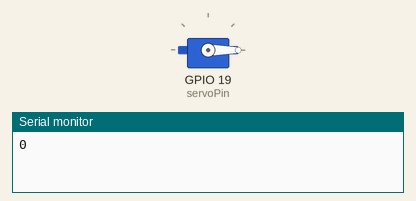
Simulated run of this sketch. Board: ESP32. On the bench: servo, the last lines printed to the serial monitor.

Above: at 0.05 s.
At 3.0 s:
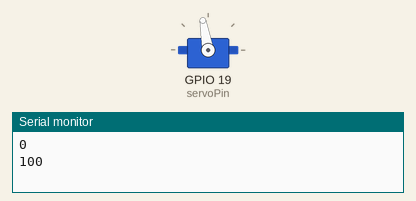
At 6.0 s:
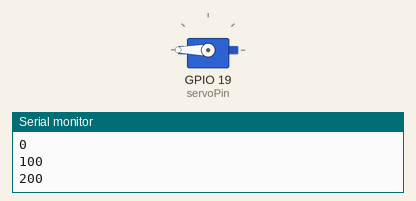
Timing chart, 0 to 7.8 s (numbered marks = the images above):
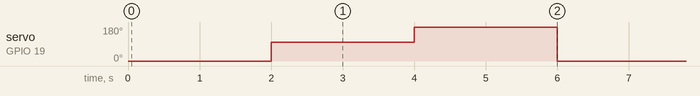

Measured:
- by itself, servo on GPIO 19 (servoPin): repeats every 6.0 s: 180° 2.0 s, 0° 2.0 s, 100° 2.0 s

The sketch:

ESP32ServoTest.ino
```cpp
#include <ESP32Servo.h>
Servo myservo;
int servoPin = 19;

void setup() {
	myservo.setPeriodHertz(50);
	myservo.attach(servoPin, 800, 2500);
  Serial.begin(115200);
  Serial.println();
}

void loop() {
	 myservo.write(0);  //"рука" назад
   Serial.println(0); //выводим на Монитор порта
   delay(2000);       //задержка 2 с

   myservo.write(100);//"рука" вверх
   Serial.println(100);
   delay(2000);

   myservo.write(200); //"рука" вперед
   Serial.println(200);
   delay(2000);
}
```
